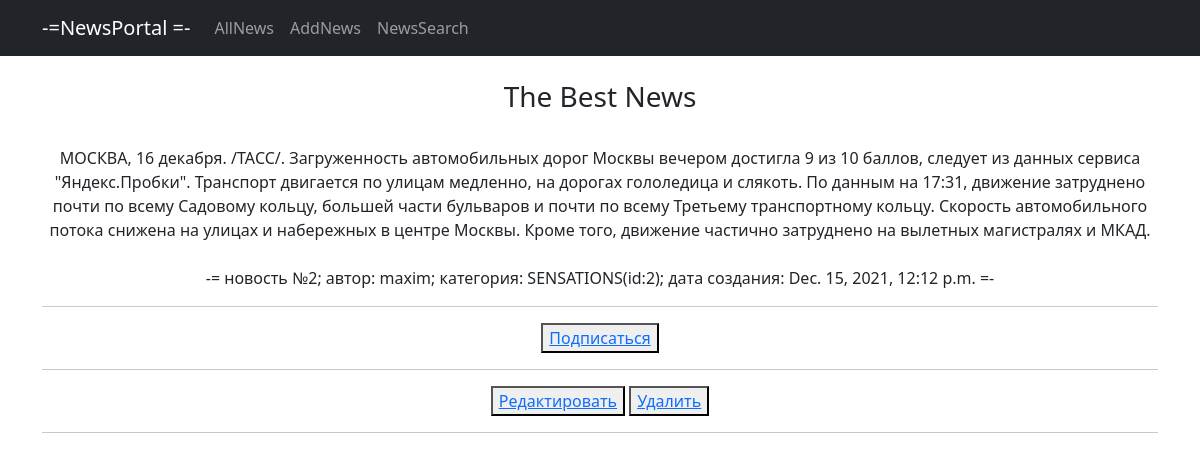
Screenshot of /news/2/ with the database file from the repository.
### newapp/models.py (models this page shows, shortened)
class Post(models.Model):
    author = models.ForeignKey(Author, on_delete=models.CASCADE)
    NEWS = 'NW'
    ARTICLE = 'AR'
    CATEGORY_CHOICES = (
        (NEWS, 'Новость'),
        (ARTICLE, 'Статья'),
    )
    categoryType = models.CharField(max_length=2, choices=CATEGORY_CHOICES, default=ARTICLE)
    dateCreation = models.DateTimeField(auto_now_add=True)
    category = models.ForeignKey(Category, on_delete=models.CASCADE, null = True)
    title = models.CharField(max_length=128)
    text = models.TextField()
    rating = models.SmallIntegerField(default=0)
    def __str__(self):
        return f'{self.title}'

class Author(models.Model):
    authorUser = models.OneToOneField(User, on_delete=models.CASCADE)
    ratingAuthor = models.SmallIntegerField(default=0)
    def __str__(self):
        return f'{self.authorUser}'

class Category(models.Model):
    name = models.CharField(max_length=64, unique=True)
    subscribers = models.ManyToManyField(User)
    def __str__(self):
        return f"{self.name}"

### newapp/views.py (the view)
# urls.py: path('<int:pk>/', cache_page(60*10)(NewsDetailView.as_view()), name='news_detail'),  # Ссылка на детали новости
class NewsDetailView(DetailView):
    template_name = 'news_detail.html'
    queryset = Post.objects.all()
    def get_context_data(self, **kwargs):
        context = super().get_context_data(**kwargs)  # общаемся к содержимому контекста нашего представления
        id = self.kwargs.get('pk')  # получаем ИД поста (выдергиваем из нашего объекта из модели Пост)
        qwe = Category.objects.filter(pk=Post.objects.get(pk=id).category.id).values("subscribers__username")
        context['is_not_subscribe'] = not qwe.filter(subscribers__username=self.request.user).exists()
        context['is_subscribe'] = qwe.filter(subscribers__username=self.request.user).exists()
        return context

### newapp/templates/news_detail.html (shortened to what this page needs)
{% extends 'flatpages/default.html' %}
{% block content %}
<br>
<h3>{{ post }}</h3>
<br>
{{ post.text }}
<br>
<br>
-= новость №{{ post.pk }}; автор: {{ post.author }}; категория: {{ post.category }}(id:{{ post.category.id }}); дата создания: {{ post.dateCreation }} =-
<br>
<hr>
{% if is_not_subscribe %}
<button><a href="new_subscribe/?pk={{ post.category.id }}">Подписаться</a></button>
{% endif %}
<hr>
<button><a href="{% url 'news_edit' post.id %}"><u>Редактировать</u></a></button>
<button><a href="{% url 'news_delete' post.id %}"><u>Удалить</u></a></button>
<hr>
{% endblock content %}

### rows the page displays
Post: title "The Best News", text "МОСКВА, 16 декабря. /ТАСС/. Загруженность автомобильных дорог Москвы вечером достигла 9 из 10 баллов, следует из данных сервиса \"Яндекс.Пробки\". Транспорт двигается по улицам медленно, на дорогах гололедица и слякоть. По данным на 17:31, движение затруднено почти по всему Садовому кольцу, большей части бульваров и почти по всему Третьему транспортному кольцу. Скорость автомобильного потока снижена на улицах и набережных в центре Москвы. Кроме того, движение частично затруднено на вылетных магистралях и МКАД.", pk "2", author "maxim", category "SENSATIONS", category.id "2", dateCreation "Dec. 15, 2021, 12:12 p.m."
